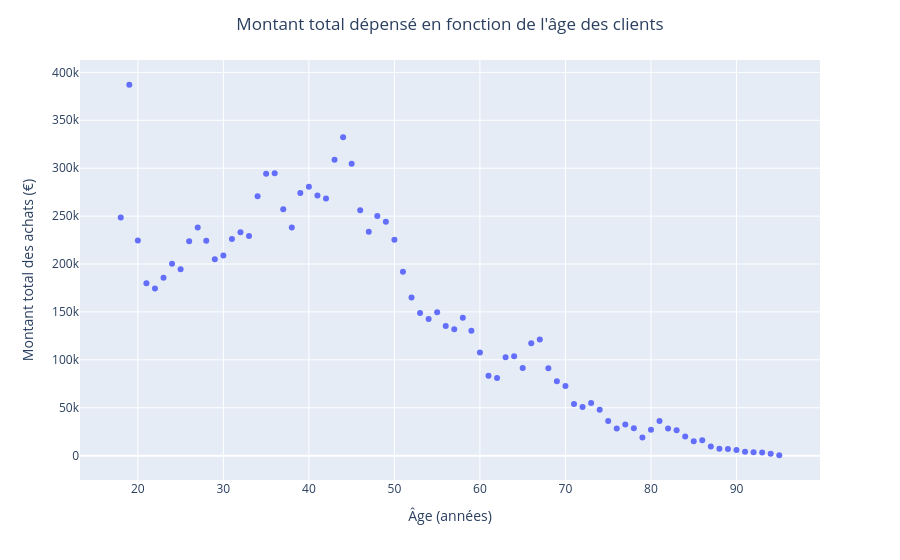

The code cell stored with this chart in its notebook:
### Code cell
fig = px.scatter(
    df_age, x="age", y="total_amount_spent",
    labels={"age":"Âge (années)","total_amount_spent":"Montant total des achats (€)"},
)
fig.update_layout(title="Montant total dépensé en fonction de l'âge des clients", title_x=0.5)
fig.show()

### Figure 1 — Plotly figure (JSON) as saved in the notebook; plotly's stock layout.template omitted (floating-point values rounded to 4 significant figures)
{"data": [{"hovertemplate": "Âge (années)=%{x}<br>Montant total des achats (€)=%{y}<extra></extra>", "legendgroup": "", "marker": {"color": "#636efa", "symbol": "circle"}, "mode": "markers", "name": "", "orientation": "v", "showlegend": false, "type": "scatter", "x": [18, 19, 20, 21, 22, 23, 24, 25, 26, 27, 28, 29, 30, 31, 32, 33, 34, 35, 36, 37, 38, 39, 40, 41, 42, 43, 44, 45, 46, 47, 48, 49, 50, 51, 52, 53, 54, 55, 56, 57, 58, 59, 60, 61, 62, 63, 64, 65, 66, 67, 68, 69, 70, 71, 72, 73, 74, 75, 76, 77, 78, 79, 80, 81, 82, 83, 84, 85, 86, 87, 88, 89, 90, 91, 92, 93, 94, 95], "xaxis": "x", "y": [248700.0, 387100.0, 224500.0, 179800.0, 174500.0, 185700.0, 200300.0, 194600.0, 223900.0, 238100.0, 224400.0, 204900.0, 208800.0, 226200.0, 233200.0, 229300.0, 270800.0, 294100.0, 294700.0, 257200.0, 238200.0, 274100.0, 280700.0, 271600.0, 268300.0, 308700.0, 332300.0, 304600.0, 256000.0, 233800.0, 250100.0, 244100.0, 225200.0, 192000.0, 165000.0, 148900.0, 142700.0, 149700.0, 135200.0, 131900.0, 143800.0, 130200.0, 107700.0, 83340.0, 81070.0, 102700.0, 103700.0, 91560.0, 117300.0, 121200.0, 91140.0, 77730.0, 72620.0, 53980.0, 50890.0, 55040.0, 48050.0, 36110.0, 28350.0, 32540.0, 28510.0, 19050.0, 27090.0, 36140.0, 28420.0, 26430.0, 20070.0, 15020.0, 16100.0, 9646.0, 7137.0, 7057.0, 5971.0, 4114.0, 3692.0, 3338.0, 2116.0, 437.8], "yaxis": "y"}], "layout": {"legend": {"tracegroupgap": 0}, "margin": {"t": 60}, "title": {"text": "Montant total dépensé en fonction de l'âge des clients", "x": 0.5}, "xaxis": {"anchor": "y", "domain": [0, 1], "title": {"text": "Âge (années)"}}, "yaxis": {"anchor": "x", "domain": [0, 1], "title": {"text": "Montant total des achats (€)"}}}}
